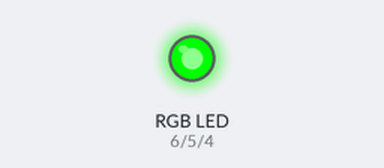
Simulated run of this sketch. Board: Arduino Uno, built with avr-gcc and run on an emulated ATmega328P. Shown: an RGB LED mixed from three pins (HIGH = lit). What the sketch prints to the serial monitor is not drawn.

Above: at 0.1 s.
Timing chart, 0 to 1.6 s (numbered marks = the images above):
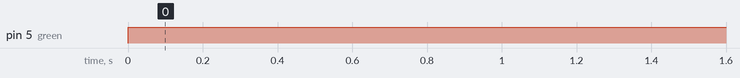

The sketch:

rgb.ino
```cpp
int red=6;
int green=5;
int blue=4;
int be, pinGomb=0;
void setup() {
  // put your setup code here, to run once:
Serial.begin(9600);
pinMode(red,OUTPUT);
pinMode(green,OUTPUT);
pinMode(blue,OUTPUT);
pinMode(pinGomb,INPUT);
}

void loop() {
  // put your main code here, to run repeatedly:
be=digitalRead(pinGomb);
Serial.println(be);
if(be==1)
{
  digitalWrite(red,HIGH);
  digitalWrite(green,LOW);
}
else
{
  digitalWrite(green,HIGH);
  digitalWrite(red,LOW);
}

}
```

Measured:
- by itself, pin 5 (green): LOW → HIGH at 0.00 s
